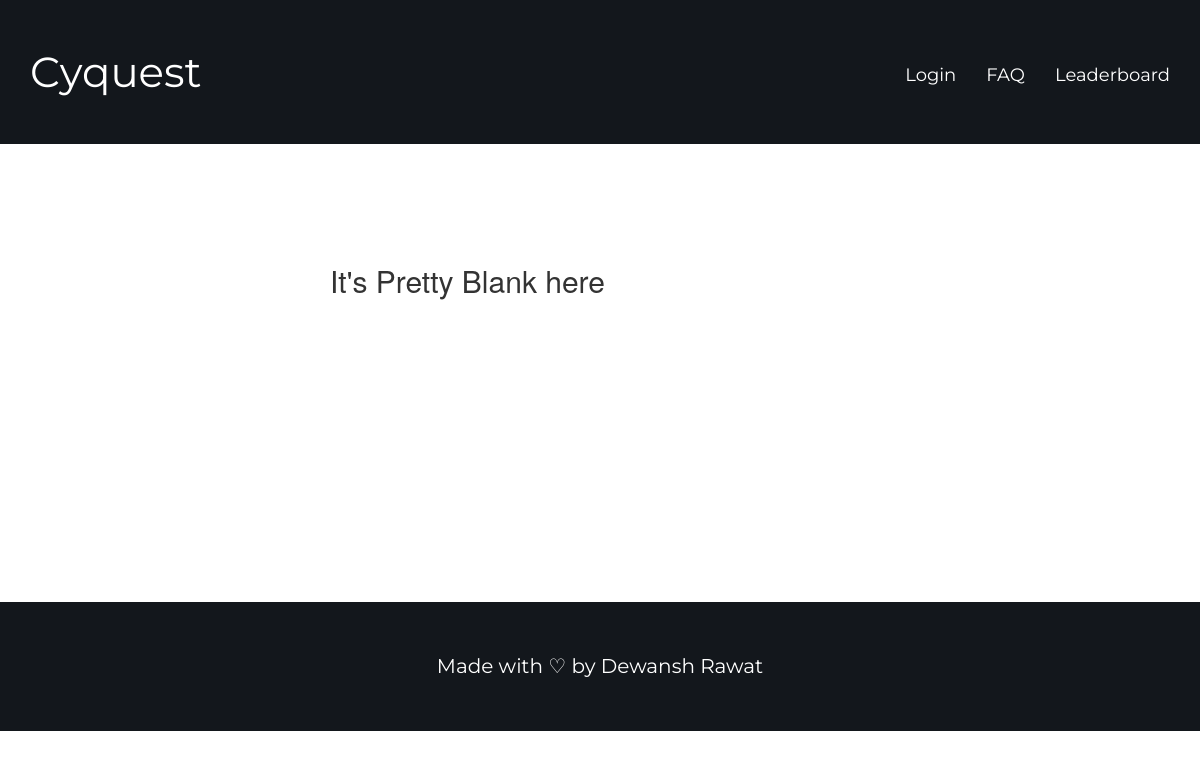
The app's page /leaderboard/, older data.
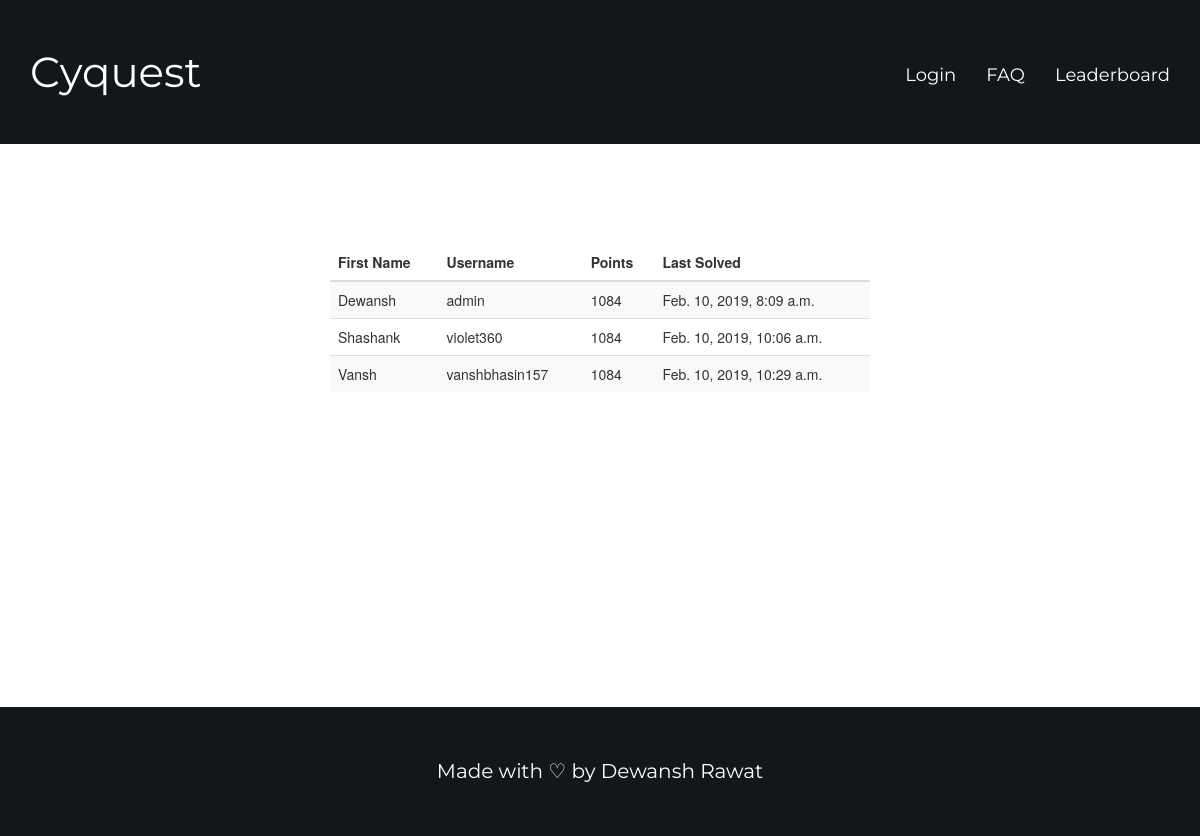
The same page, newer data.
### quiz/models.py (models this page shows, shortened)
class stud(models.Model):
	name = models.CharField(max_length=32)
	username = models.CharField(max_length=32)
	points = models.PositiveIntegerField(default=0)
	lql = models.PositiveIntegerField(default=1)
	time = models.DateTimeField(default=timezone.now)

### quiz/views.py (the view)
# urls.py: path('leaderboard/', quiz_view.leaderboard, name='leaderboard'),
def leaderboard(request):
	stud_list = stud.objects.all().order_by('-points')
	return render(request, 'quiz/leaderboard.html', {'list': stud_list})

### quiz/templates/quiz/leaderboard.html
{% extends 'quest/base.html' %}
{% load crispy_forms_tags %}
{% block content %}
	<div class="content-section">
		{% if list %}
			<table class="table table-striped">
				<thead>
					<tr>
						<th>First Name</th>
						<th>Username</th>
						<th>Points</th>
						<th>Last Solved</th>
					</tr>
				</thead>
				<tbody>
					{% for i in list %}
						<tr>
							<td>{{ i.name }}</td>
							<td>{{ i.username }}</td>
							<td>{{ i.points }}</td>
							<td>{{ i.time }}</td>
						</tr>
					{% endfor %}
				</tbody>
			</table>
		{% else %}
		<h2>It's Pretty Blank here</h2>
		{% endif %}
	</div>
{% endblock %}

### quest/templates/quest/base.html (shortened to what this page needs)
<!DOCTYPE html>
<html>
<head>
	<link rel="stylesheet" type="text/css" href="https://cdnjs.cloudflare.com/ajax/libs/twitter-bootstrap/3.3.7/css/bootstrap.css">
</head>
<body>
<div class="header">
	<div class="container">
		<div class="row">
			<a href="{% url 'home' %}"><div class="col-md-4 header-title">Cyquest</div></a>
			<div class="col-md-6 col-md-offset-2 links-holder">
				<ul class="nav navbar-nav navbar-right">
					{% if user.is_authenticated %}
						<li><a href="{% url 'quiz' %}">Play</a></li>
						<li><a href="{% url 'profile' %}">Profile</a></li>
						<li><a href="{% url 'faq' %}">FAQ</a></li>
						<li><a href="{% url 'leaderboard' %}">Leaderboard</a></li>
						<li><a href="{% url 'logout' %}">Logout</a></li>
					{% else %}
						<li><a href="{% url 'login' %}">Login</a></li>
						<li><a href="{% url 'faq' %}">FAQ</a></li>
						<li><a href="{% url 'leaderboard' %}">Leaderboard</a></li>
					{% endif %}
				</ul>
			</div>
		</div>
	</div>
</div>
{% if request.path != '/profile/' %}
	<div class="info">
		<div class="container">
			<div class="col-md-6 col-md-offset-3">
				{% block content %}
				{% endblock %}
			</div>
		</div>
	</div>
{% else %}
	{% block main %}
	{% endblock %}
{% endif %}
<br>
<div class="footer">
	<div class="container">
		<div class="row">
			<div class="col-md-offset-2 col-md-8 text-center">Made with &#9825; by <a href="https://dewanshrawat.me" class="author">Dewansh Rawat</a></div>
		</div>
	</div>
</div>
</body>
</html>

### quest/templates/quest/base.html (style rules this page uses)
.header { padding: 42px 0 42px 0; background: #13171c; }
.header-title { color: #fff; font-family: 'Montserrat', sans-serif; font-size: 42px; }
.info { padding: 100px 0 175px 0; margin-bottom: 100px; }
.info p, a, a:hover, a:active, a:focus { font-family: 'Montserrat', sans-serif; font-size: 20px; text-decoration: none!important; }
.links-holder { padding-top: 8px; }
li a { text-decoration: none!important; color: #fff!important; font-size: 18px!important; }
.footer { padding-top: 50px; padding-bottom: 50px; font-size: 20px; font-family: 'Montserrat', sans-serif; color: #fff; background: #13171c; }
.author, .author:hover, .author:visited, .author:active { color: #fff!important; text-decoration: none!important; }

Row changes from the older to the newer data that the page shows:
added stud: name "Dewansh", username "admin", points "1084", time "Feb. 10, 2019, 8:09 a.m."
added stud: name "Shashank", username "violet360", points "1084", time "Feb. 10, 2019, 10:06 a.m."
added stud: name "Vansh", username "vanshbhasin157", points "1084", time "Feb. 10, 2019, 10:29 a.m."
Text that changed along with them:
text no longer shown: "It's Pretty Blank here"
text now shown: "First Name Username Points Last Solved"
